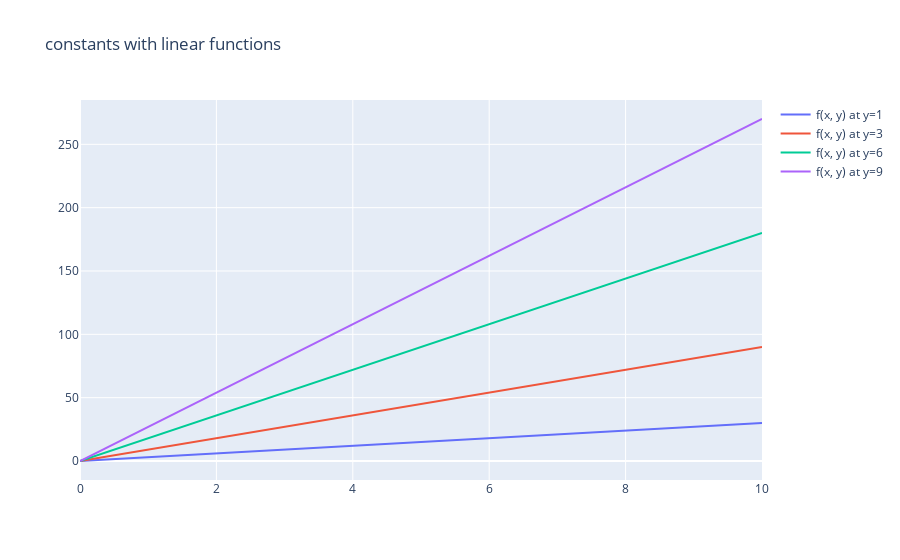

Notebook code cell kept with this figure:
### Code cell
import plotly
from plotly.graph_objs import Scatter, Layout
from plotly.offline import init_notebook_mode, iplot
from IPython.display import display, HTML

init_notebook_mode(connected=True)

fig_constants_lin_functions = {
    "data": [y_at_one_trace, y_at_three_trace, y_at_six_trace, y_at_nine_trace],
    "layout": Layout(title="constants with linear functions")
}
plotly.offline.iplot(fig_constants_lin_functions)

### Figure 1 — Plotly figure (JSON) as saved in the notebook; plotly's stock layout.template omitted (floating-point values rounded to 4 significant figures)
{"data": [{"mode": "lines", "name": "f(x, y) at y=1", "text": [], "type": "scatter", "x": [0, 1, 2, 3, 4, 5, 6, 7, 8, 9, 10], "y": [0, 3, 6, 9, 12, 15, 18, 21, 24, 27, 30]}, {"mode": "lines", "name": "f(x, y) at y=3", "text": [], "type": "scatter", "x": [0, 1, 2, 3, 4, 5, 6, 7, 8, 9, 10], "y": [0, 9, 18, 27, 36, 45, 54, 63, 72, 81, 90]}, {"mode": "lines", "name": "f(x, y) at y=6", "text": [], "type": "scatter", "x": [0, 1, 2, 3, 4, 5, 6, 7, 8, 9, 10], "y": [0, 18, 36, 54, 72, 90, 108, 126, 144, 162, 180]}, {"mode": "lines", "name": "f(x, y) at y=9", "text": [], "type": "scatter", "x": [0, 1, 2, 3, 4, 5, 6, 7, 8, 9, 10], "y": [0, 27, 54, 81, 108, 135, 162, 189, 216, 243, 270]}], "layout": {"title": {"text": "constants with linear functions"}}}
